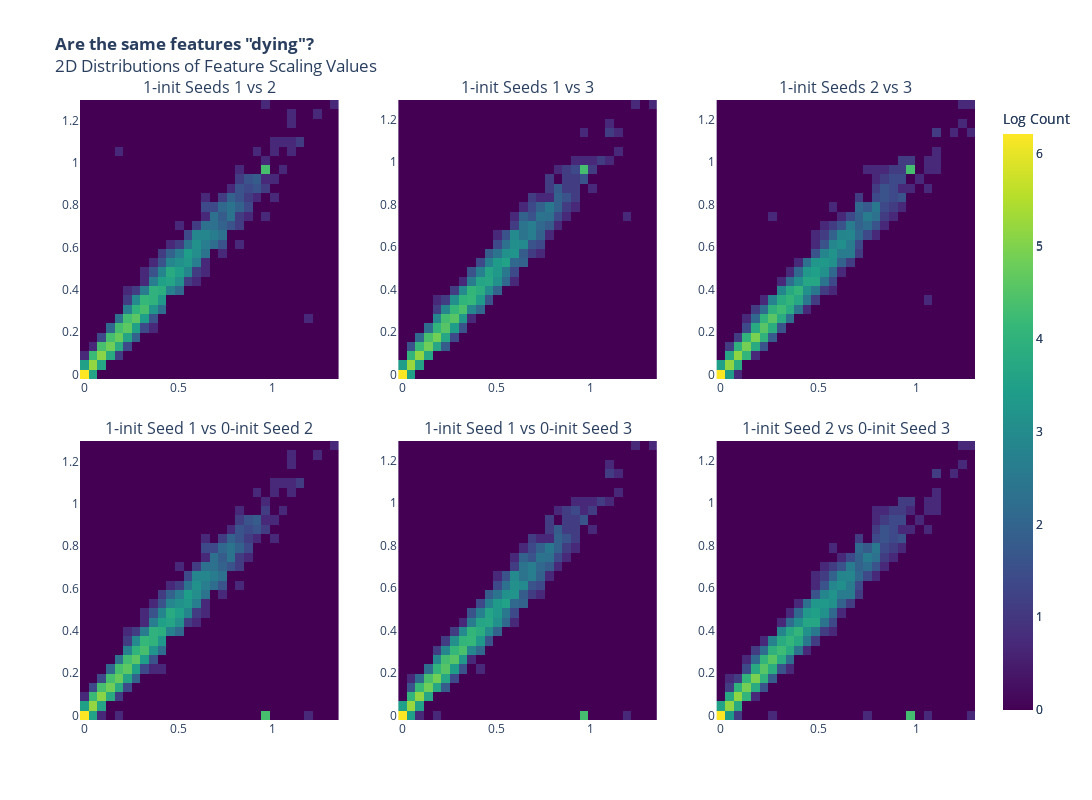

The code cell stored with this chart in its notebook:
### Code cell
from plotly.subplots import make_subplots
# Create subplots in a 2x3 grid
fig = make_subplots(
    rows=2, cols=3,
    subplot_titles=[
        # First row: One init seed comparisons
        f'1-init Seeds {i+1} vs {j+1}' 
        for i in range(3) 
        for j in range(i+1,3)
    ] + [
        # First row: One init seed comparisons
        f'1-init Seed {i+1} vs 0-init Seed {j+1}' 
        for i in range(3) 
        for j in range(i+1,3)
    ],
    vertical_spacing=0.1
)

# First row: One init seed comparisons
pairs = [(i,j) for i in range(3) for j in range(i+1,3)]
for idx, (i,j) in enumerate(pairs):
    # Create 2D histogram data for this pair
    x = np.array(one_init_scalers[i]).flatten() # Ensure 1D array
    y = np.array(one_init_scalers[j]).flatten() # Ensure 1D array
    hist2d, x_edges, y_edges = np.histogram2d(
        x,
        y,
        bins=30
    )
    
    # Add heatmap to subplot
    fig.add_trace(
        go.Heatmap(
            x=x_edges[:-1],
            y=y_edges[:-1], 
            z=np.log1p(hist2d.T),
            colorscale='Viridis',
            colorbar=dict(title='Log Count'),
            showscale=(idx==2) # only show colorbar for rightmost plot
        ),
        row=1, col=idx+1
    )

# Second row: One init vs Two init comparisons
for idx, (i,j) in enumerate(pairs):
    x = np.array(one_init_scalers[i]).flatten()
    y = np.array(zero_init_scalers[j]).flatten()
    hist2d, x_edges, y_edges = np.histogram2d(
        x,
        y,
        bins=30
    )
    
    fig.add_trace(
        go.Heatmap(
            x=x_edges[:-1],
            y=y_edges[:-1], 
            z=np.log1p(hist2d.T),
            colorscale='Viridis',
            colorbar=dict(title='Log Count'),
            showscale=(idx==2) # only show colorbar for rightmost plot
        ),
        row=2, col=idx+1
    )

# Update layout
fig.update_layout(
    title='<b>Are the same features "dying"?</b> <br>2D Distributions of Feature Scaling Values',
    width=1200,
    height=800,
    showlegend=False,
)

fig.write_image(PLOTS_DIR / "scaler_2d_histo.png")
fig.show()

### Figure 1 — Plotly figure (JSON) as saved in the notebook; plotly's stock layout.template omitted (floating-point values rounded to 4 significant figures; data arrays with more than 128 entries replaced by an {"elided": "..."} marker saying what was removed)
{"data": [{"colorbar": {"title": {"text": "Log Count"}}, "colorscale": [[0, "#440154"], [0.1111, "#482878"], [0.2222, "#3e4989"], [0.3333, "#31688e"], [0.4444, "#26828e"], [0.5556, "#1f9e89"], [0.6667, "#35b779"], [0.7778, "#6ece58"], [0.8889, "#b5de2b"], [1, "#fde725"]], "showscale": false, "type": "heatmap", "x": [1.502e-05, 0.04586, 0.0917, 0.1375, 0.1834, 0.2292, 0.2751, 0.3209, 0.3667, 0.4126, 0.4584, 0.5043, 0.5501, 0.5959, 0.6418, 0.6876, 0.7335, 0.7793, 0.8251, 0.871, 0.9168, 0.9627, 1.009, 1.054, 1.1, 1.146, 1.192, 1.238, 1.284, 1.329], "xaxis": "x", "y": [1.532e-05, 0.04394, 0.08787, 0.1318, 0.1757, 0.2197, 0.2636, 0.3075, 0.3514, 0.3954, 0.4393, 0.4832, 0.5272, 0.5711, 0.615, 0.6589, 0.7029, 0.7468, 0.7907, 0.8347, 0.8786, 0.9225, 0.9664, 1.01, 1.054, 1.098, 1.142, 1.186, 1.23, 1.274], "yaxis": "y", "z": {"elided": "30x30 float values"}}, {"colorbar": {"title": {"text": "Log Count"}}, "colorscale": [[0, "#440154"], [0.1111, "#482878"], [0.2222, "#3e4989"], [0.3333, "#31688e"], [0.4444, "#26828e"], [0.5556, "#1f9e89"], [0.6667, "#35b779"], [0.7778, "#6ece58"], [0.8889, "#b5de2b"], [1, "#fde725"]], "showscale": false, "type": "heatmap", "x": [1.502e-05, 0.04586, 0.0917, 0.1375, 0.1834, 0.2292, 0.2751, 0.3209, 0.3667, 0.4126, 0.4584, 0.5043, 0.5501, 0.5959, 0.6418, 0.6876, 0.7335, 0.7793, 0.8251, 0.871, 0.9168, 0.9627, 1.009, 1.054, 1.1, 1.146, 1.192, 1.238, 1.284, 1.329], "xaxis": "x2", "y": [1.496e-05, 0.04384, 0.08767, 0.1315, 0.1753, 0.2191, 0.263, 0.3068, 0.3506, 0.3945, 0.4383, 0.4821, 0.5259, 0.5698, 0.6136, 0.6574, 0.7012, 0.7451, 0.7889, 0.8327, 0.8766, 0.9204, 0.9642, 1.008, 1.052, 1.096, 1.14, 1.183, 1.227, 1.271], "yaxis": "y2", "z": {"elided": "30x30 float values"}}, {"colorbar": {"title": {"text": "Log Count"}}, "colorscale": [[0, "#440154"], [0.1111, "#482878"], [0.2222, "#3e4989"], [0.3333, "#31688e"], [0.4444, "#26828e"], [0.5556, "#1f9e89"], [0.6667, "#35b779"], [0.7778, "#6ece58"], [0.8889, "#b5de2b"], [1, "#fde725"]], "showscale": true, "type": "heatmap", "x": [1.532e-05, 0.04394, 0.08787, 0.1318, 0.1757, 0.2197, 0.2636, 0.3075, 0.3514, 0.3954, 0.4393, 0.4832, 0.5272, 0.5711, 0.615, 0.6589, 0.7029, 0.7468, 0.7907, 0.8347, 0.8786, 0.9225, 0.9664, 1.01, 1.054, 1.098, 1.142, 1.186, 1.23, 1.274], "xaxis": "x3", "y": [1.496e-05, 0.04384, 0.08767, 0.1315, 0.1753, 0.2191, 0.263, 0.3068, 0.3506, 0.3945, 0.4383, 0.4821, 0.5259, 0.5698, 0.6136, 0.6574, 0.7012, 0.7451, 0.7889, 0.8327, 0.8766, 0.9204, 0.9642, 1.008, 1.052, 1.096, 1.14, 1.183, 1.227, 1.271], "yaxis": "y3", "z": {"elided": "30x30 float values"}}, {"colorbar": {"title": {"text": "Log Count"}}, "colorscale": [[0, "#440154"], [0.1111, "#482878"], [0.2222, "#3e4989"], [0.3333, "#31688e"], [0.4444, "#26828e"], [0.5556, "#1f9e89"], [0.6667, "#35b779"], [0.7778, "#6ece58"], [0.8889, "#b5de2b"], [1, "#fde725"]], "showscale": false, "type": "heatmap", "x": [1.502e-05, 0.04586, 0.0917, 0.1375, 0.1834, 0.2292, 0.2751, 0.3209, 0.3667, 0.4126, 0.4584, 0.5043, 0.5501, 0.5959, 0.6418, 0.6876, 0.7335, 0.7793, 0.8251, 0.871, 0.9168, 0.9627, 1.009, 1.054, 1.1, 1.146, 1.192, 1.238, 1.284, 1.329], "xaxis": "x4", "y": [1.788e-07, 0.04393, 0.08786, 0.1318, 0.1757, 0.2196, 0.2636, 0.3075, 0.3514, 0.3954, 0.4393, 0.4832, 0.5271, 0.5711, 0.615, 0.6589, 0.7029, 0.7468, 0.7907, 0.8347, 0.8786, 0.9225, 0.9664, 1.01, 1.054, 1.098, 1.142, 1.186, 1.23, 1.274], "yaxis": "y4", "z": {"elided": "30x30 float values"}}, {"colorbar": {"title": {"text": "Log Count"}}, "colorscale": [[0, "#440154"], [0.1111, "#482878"], [0.2222, "#3e4989"], [0.3333, "#31688e"], [0.4444, "#26828e"], [0.5556, "#1f9e89"], [0.6667, "#35b779"], [0.7778, "#6ece58"], [0.8889, "#b5de2b"], [1, "#fde725"]], "showscale": false, "type": "heatmap", "x": [1.502e-05, 0.04586, 0.0917, 0.1375, 0.1834, 0.2292, 0.2751, 0.3209, 0.3667, 0.4126, 0.4584, 0.5043, 0.5501, 0.5959, 0.6418, 0.6876, 0.7335, 0.7793, 0.8251, 0.871, 0.9168, 0.9627, 1.009, 1.054, 1.1, 1.146, 1.192, 1.238, 1.284, 1.329], "xaxis": "x5", "y": [1.788e-07, 0.04383, 0.08766, 0.1315, 0.1753, 0.2191, 0.263, 0.3068, 0.3506, 0.3944, 0.4383, 0.4821, 0.5259, 0.5698, 0.6136, 0.6574, 0.7012, 0.7451, 0.7889, 0.8327, 0.8765, 0.9204, 0.9642, 1.008, 1.052, 1.096, 1.14, 1.183, 1.227, 1.271], "yaxis": "y5", "z": {"elided": "30x30 float values"}}, {"colorbar": {"title": {"text": "Log Count"}}, "colorscale": [[0, "#440154"], [0.1111, "#482878"], [0.2222, "#3e4989"], [0.3333, "#31688e"], [0.4444, "#26828e"], [0.5556, "#1f9e89"], [0.6667, "#35b779"], [0.7778, "#6ece58"], [0.8889, "#b5de2b"], [1, "#fde725"]], "showscale": true, "type": "heatmap", "x": [1.532e-05, 0.04394, 0.08787, 0.1318, 0.1757, 0.2197, 0.2636, 0.3075, 0.3514, 0.3954, 0.4393, 0.4832, 0.5272, 0.5711, 0.615, 0.6589, 0.7029, 0.7468, 0.7907, 0.8347, 0.8786, 0.9225, 0.9664, 1.01, 1.054, 1.098, 1.142, 1.186, 1.23, 1.274], "xaxis": "x6", "y": [1.788e-07, 0.04383, 0.08766, 0.1315, 0.1753, 0.2191, 0.263, 0.3068, 0.3506, 0.3944, 0.4383, 0.4821, 0.5259, 0.5698, 0.6136, 0.6574, 0.7012, 0.7451, 0.7889, 0.8327, 0.8765, 0.9204, 0.9642, 1.008, 1.052, 1.096, 1.14, 1.183, 1.227, 1.271], "yaxis": "y6", "z": {"elided": "30x30 float values"}}], "layout": {"annotations": [{"font": {"size": 16}, "showarrow": false, "text": "1-init Seeds 1 vs 2", "x": 0.1444, "xanchor": "center", "xref": "paper", "y": 1, "yanchor": "bottom", "yref": "paper"}, {"font": {"size": 16}, "showarrow": false, "text": "1-init Seeds 1 vs 3", "x": 0.5, "xanchor": "center", "xref": "paper", "y": 1, "yanchor": "bottom", "yref": "paper"}, {"font": {"size": 16}, "showarrow": false, "text": "1-init Seeds 2 vs 3", "x": 0.8556, "xanchor": "center", "xref": "paper", "y": 1, "yanchor": "bottom", "yref": "paper"}, {"font": {"size": 16}, "showarrow": false, "text": "1-init Seed 1 vs 0-init Seed 2", "x": 0.1444, "xanchor": "center", "xref": "paper", "y": 0.45, "yanchor": "bottom", "yref": "paper"}, {"font": {"size": 16}, "showarrow": false, "text": "1-init Seed 1 vs 0-init Seed 3", "x": 0.5, "xanchor": "center", "xref": "paper", "y": 0.45, "yanchor": "bottom", "yref": "paper"}, {"font": {"size": 16}, "showarrow": false, "text": "1-init Seed 2 vs 0-init Seed 3", "x": 0.8556, "xanchor": "center", "xref": "paper", "y": 0.45, "yanchor": "bottom", "yref": "paper"}], "height": 800, "showlegend": false, "title": {"text": "<b>Are the same features \"dying\"?</b> <br>2D Distributions of Feature Scaling Values"}, "width": 1200, "xaxis": {"anchor": "y", "domain": [0, 0.2889]}, "xaxis2": {"anchor": "y2", "domain": [0.3556, 0.6444]}, "xaxis3": {"anchor": "y3", "domain": [0.7111, 1]}, "xaxis4": {"anchor": "y4", "domain": [0, 0.2889]}, "xaxis5": {"anchor": "y5", "domain": [0.3556, 0.6444]}, "xaxis6": {"anchor": "y6", "domain": [0.7111, 1]}, "yaxis": {"anchor": "x", "domain": [0.55, 1]}, "yaxis2": {"anchor": "x2", "domain": [0.55, 1]}, "yaxis3": {"anchor": "x3", "domain": [0.55, 1]}, "yaxis4": {"anchor": "x4", "domain": [0, 0.45]}, "yaxis5": {"anchor": "x5", "domain": [0, 0.45]}, "yaxis6": {"anchor": "x6", "domain": [0, 0.45]}}}
